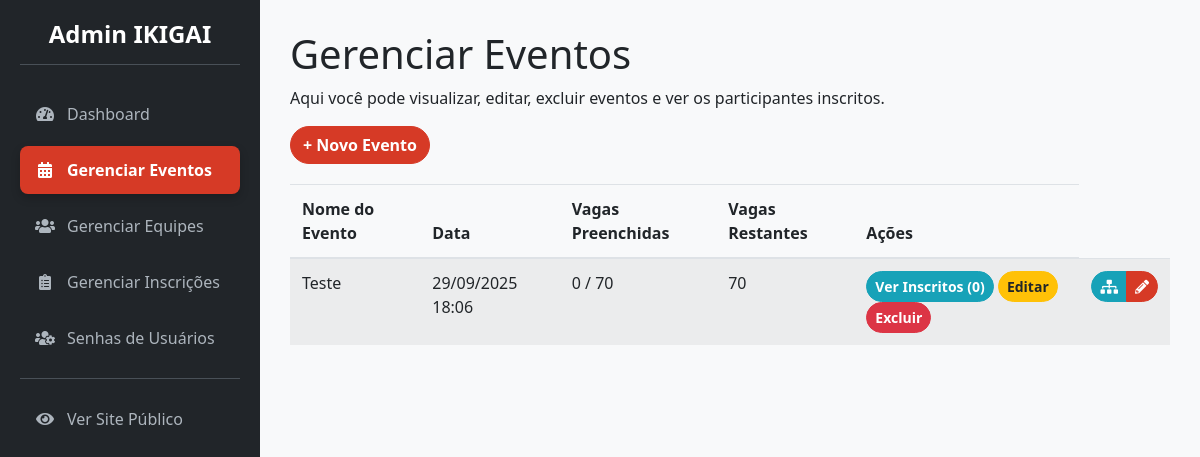
The page /admin/eventos (signed in) on the database as committed earlier.
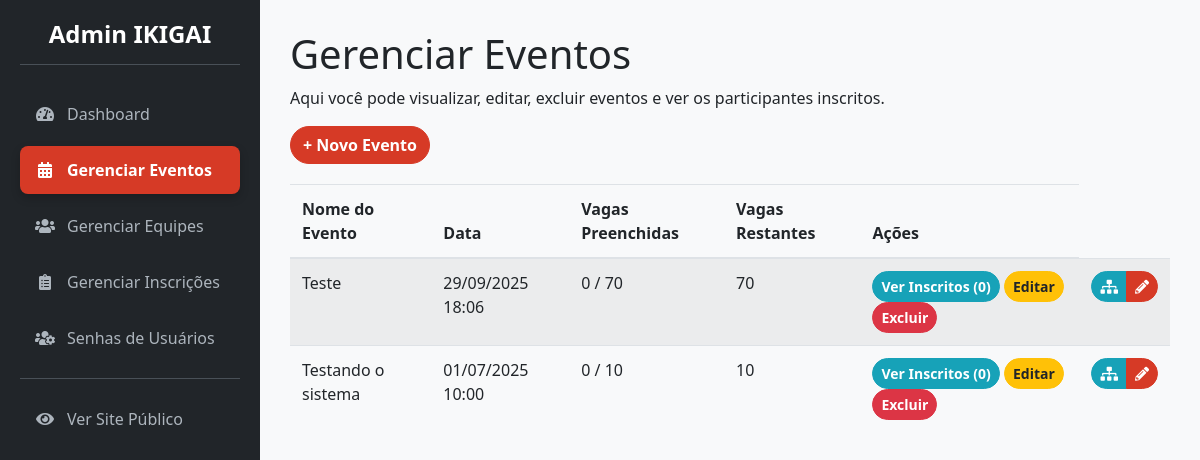
The same page on the database as committed later.
### app/models.py (models this page shows, shortened)
class Evento(db.Model):
    __tablename__ = 'eventos'
    id = db.Column(db.Integer, primary_key=True)
    nome_evento = db.Column(db.String(200), nullable=False)
    data_hora_evento = db.Column(db.DateTime, nullable=False)
    palestrante = db.Column(db.String(100))
    imagem_palestrante = db.Column(db.String(300))
    descricao = db.Column(db.Text)
    local_evento = db.Column(db.String(200))
    preco = db.Column(db.Float, default=0.0)
    numero_vagas = db.Column(db.Integer, nullable=False)
    pix_copia_e_cola = db.Column(db.Text)
    categorias = db.relationship('Categoria', backref='evento', lazy='dynamic', cascade="all, delete-orphan")

### app/admin/routes.py (the view)
@bp.route('/eventos')
@admin_required
def gerenciar_eventos():
    eventos = Evento.query.order_by(Evento.data_hora_evento.desc()).all()
    return render_template('admin/admin_gerenciar_eventos.html', eventos=eventos)

### app/__init__.py (called while the page is built)
@login_manager.user_loader
def load_user(user_id):
    return models.User.query.get(int(user_id))

### app/admin/routes.py (called while the page is built)
@bp.before_request
def before_request_handler():
    if current_app.config.get('DEBUG') and not current_user.is_authenticated:
        user = User.query.first()
        if user:
            login_user(user)

### app/templates/admin/admin_gerenciar_eventos.html (shortened to what this page needs)
{% extends 'admin/admin_base.html' %}
{% block page_title %}Gerenciar Eventos{% endblock %}
{% block content %}
    <p>Aqui você pode visualizar, editar, excluir eventos e ver os participantes inscritos.</p>
    <a href="{{ url_for('admin.novo_evento') }}" class="btn btn-primary" style="margin-bottom: 20px;">+ Novo Evento</a>
    {% if eventos %}
        <div class="table-responsive">
            <table class="table table-striped table-hover">
                <thead>
                <tr>
                    <th>Nome do Evento</th>
                    <th>Data</th>
                    <th>Vagas Preenchidas</th>
                    <th>Vagas Restantes</th>
                    <th>Ações</th>
                </tr>
                </thead>
                <tbody>
                {% for evento_item in eventos %}
                    <tr>
                        <td>{{ evento_item.nome_evento }}</td>
                        <td>{{ evento_item.data_hora_evento.strftime('%d/%m/%Y %H:%M') }}</td>
                        <td>{{ evento_item.inscricoes|length }}
                            / {{ evento_item.numero_vagas }}</td>
                        <td>{{ evento_item.numero_vagas - evento_item.inscricoes|length }}</td>
                        <td class="action-links">
                            <a href="{{ url_for('admin.listar_inscricoes_evento', evento_id=evento_item.id) }}"
                               class="btn btn-info btn-sm">Ver Inscritos ({{ evento_item.inscricoes|length }})</a>
                            <a href="{{ url_for('admin.editar_evento', evento_id=evento_item.id) }}"
                               class="btn btn-warning btn-sm">Editar</a>
                            <a href="{{ url_for('admin.excluir_evento', evento_id=evento_item.id) }}"
                               class="btn btn-danger btn-sm">Excluir</a>
                        </td>
                        <td class="text-center">
                            <div class="btn-group">
                                <a href="{{ url_for('admin.categorias_evento', evento_id=evento_item.id) }}"
                                   class="btn btn-info btn-sm" title="Gerenciar Categorias">
                                    <i class="fas fa-sitemap"></i>
                                </a>
                                <a href="{{ url_for('admin.editar_evento', evento_id=evento_item.id) }}"
                                   class="btn btn-primary btn-sm" title="Editar">
                                    <i class="fas fa-pencil-alt"></i>
                                </a>
                            </div>
                        </td>
                    </tr>
                {% endfor %}
                </tbody>
            </table>
        </div>
    {% else %}
        <p>Nenhum evento cadastrado.</p>
    {% endif %}
{% endblock %}

Rows that differ between the two databases and show on the page:
added Evento: nome_evento "Testando o sistema", data_hora_evento "01/07/2025 10:00", inscricoes|length "0", numero_vagas "10"
